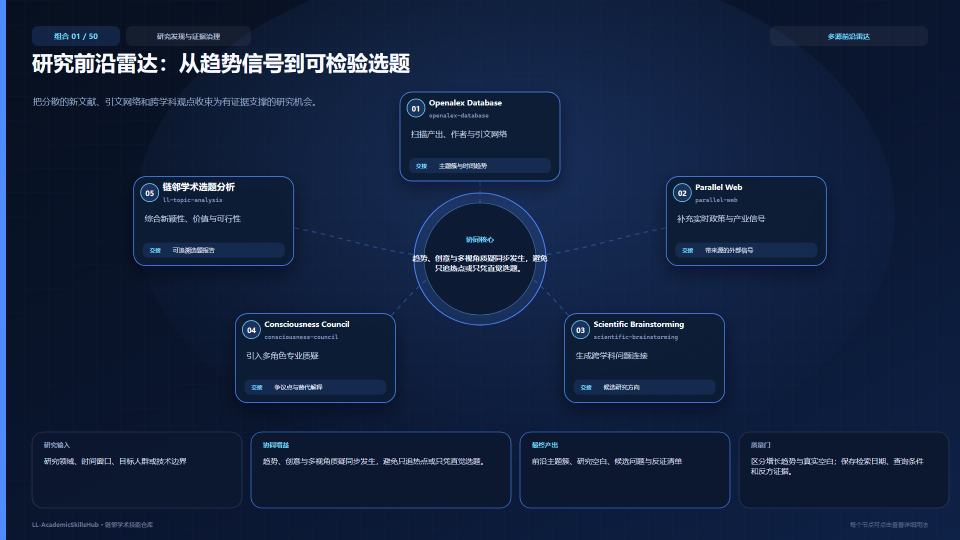
#> input picture assets/brand/skill-combinations/png/01-frontier-radar.png, 1920 x 1080 px (shown at 1/2 size)
$ python build_skill_combination_contact_sheet.py
#> lines starting #> are read from the running program, lines starting #| are printed output that depends on the picture
#!/usr/bin/env python3
"""Build a visual QA contact sheet for all 50 rendered maps."""

from __future__ import annotations

from pathlib import Path

from PIL import Image, ImageDraw


ROOT = Path(__file__).resolve().parents[1]
PNG_DIR = ROOT / "assets" / "brand" / "skill-combinations" / "png"
OUTPUT = ROOT / "reports" / "skill-combination-contact-sheet.png"
COLS = 5
THUMB_W = 360
THUMB_H = 203
GAP = 14
MARGIN = 24
HEADER = 70


def main() -> None:
    paths = sorted(PNG_DIR.glob("[0-9][0-9]-*.png"))
    rows = (len(paths) + COLS - 1) // COLS
    width = MARGIN * 2 + COLS * THUMB_W + (COLS - 1) * GAP
    height = HEADER + MARGIN + rows * THUMB_H + (rows - 1) * GAP + MARGIN
    sheet = Image.new("RGB", (width, height), "#07101F")
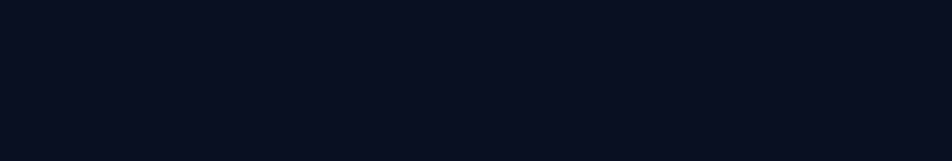
#> sheet: PIL image 1904x321 RGB (shown at 1/2 size); mean R, G, B 7, 16, 31
    draw = ImageDraw.Draw(sheet)
    draw.text((MARGIN, 20), "LL-AcademicSkillsHub · 50 Skill Combination Maps · Visual QA", fill="#EAF2FF")
    for index, path in enumerate(paths):
        row, col = divmod(index, COLS)
        x = MARGIN + col * (THUMB_W + GAP)
        y = HEADER + row * (THUMB_H + GAP)
        with Image.open(path) as source:
#> source is the input picture: PIL image 1920x1080 RGB; mean R, G, B 19, 34.1, 63.1
            thumb = source.convert("RGB").resize((THUMB_W, THUMB_H), Image.Resampling.LANCZOS)
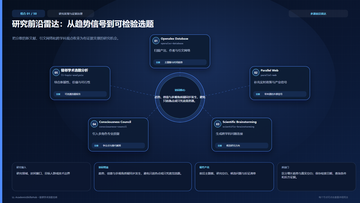
#> thumb: PIL image 360x203 RGB; mean R, G, B 19.1, 34.1, 63.1
        sheet.paste(thumb, (x, y))
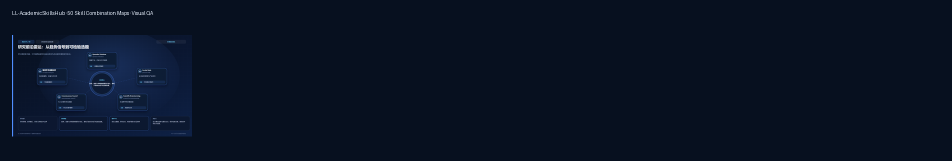
#> sheet: PIL image 1904x321 RGB (shown at 1/2 size); mean R, G, B 8.7, 18.4, 35.1
        draw.rectangle((x, y, x + THUMB_W - 1, y + THUMB_H - 1), outline="#27466F", width=1)
#> pass 2 of the loop in main, `for index, path in enumerate(paths):`:
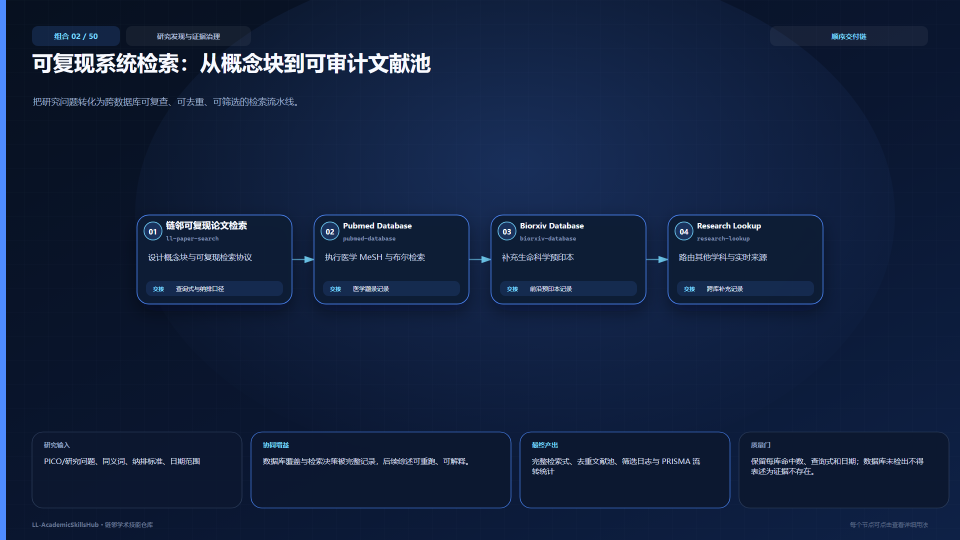
#> input picture assets/brand/skill-combinations/png/02-reproducible-search.png, 1920 x 1080 px (shown at 1/2 size)
#> in main, source is the input picture: PIL image 1920x1080 RGB; mean R, G, B 18.6, 33.6, 62.9
#> in main, `thumb = source.convert("RGB").resize((THUMB_W, THUMB_H), Image.Resampl..`:
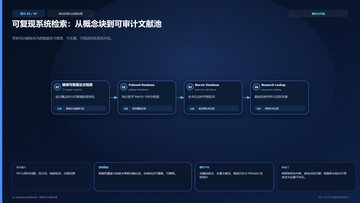
#> thumb: PIL image 360x203 RGB; mean R, G, B 18.6, 33.6, 62.8
#> in main, `sheet.paste(thumb, (x, y))`:
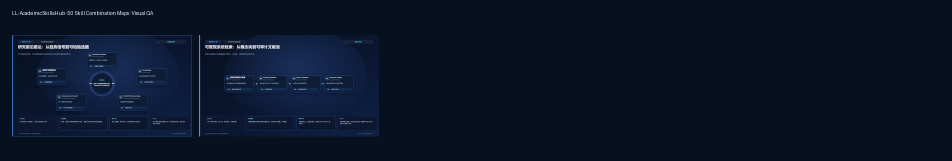
#> sheet: PIL image 1904x321 RGB (shown at 1/2 size); mean R, G, B 10.1, 20.5, 38.9
    OUTPUT.parent.mkdir(parents=True, exist_ok=True)
    sheet.save(OUTPUT, quality=95)
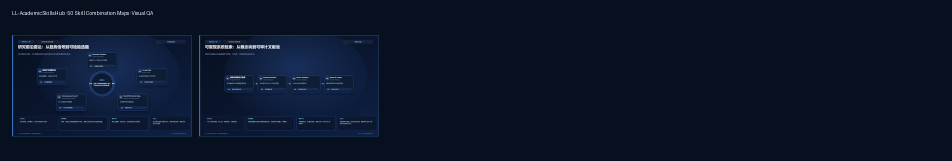
#> saved as skill-combination-contact-sheet.png: PIL image 1904x321 RGB (shown at 1/2 size); mean R, G, B 10.1, 20.6, 38.9
    print(f"Built contact sheet: {OUTPUT}")


if __name__ == "__main__":
    main()
